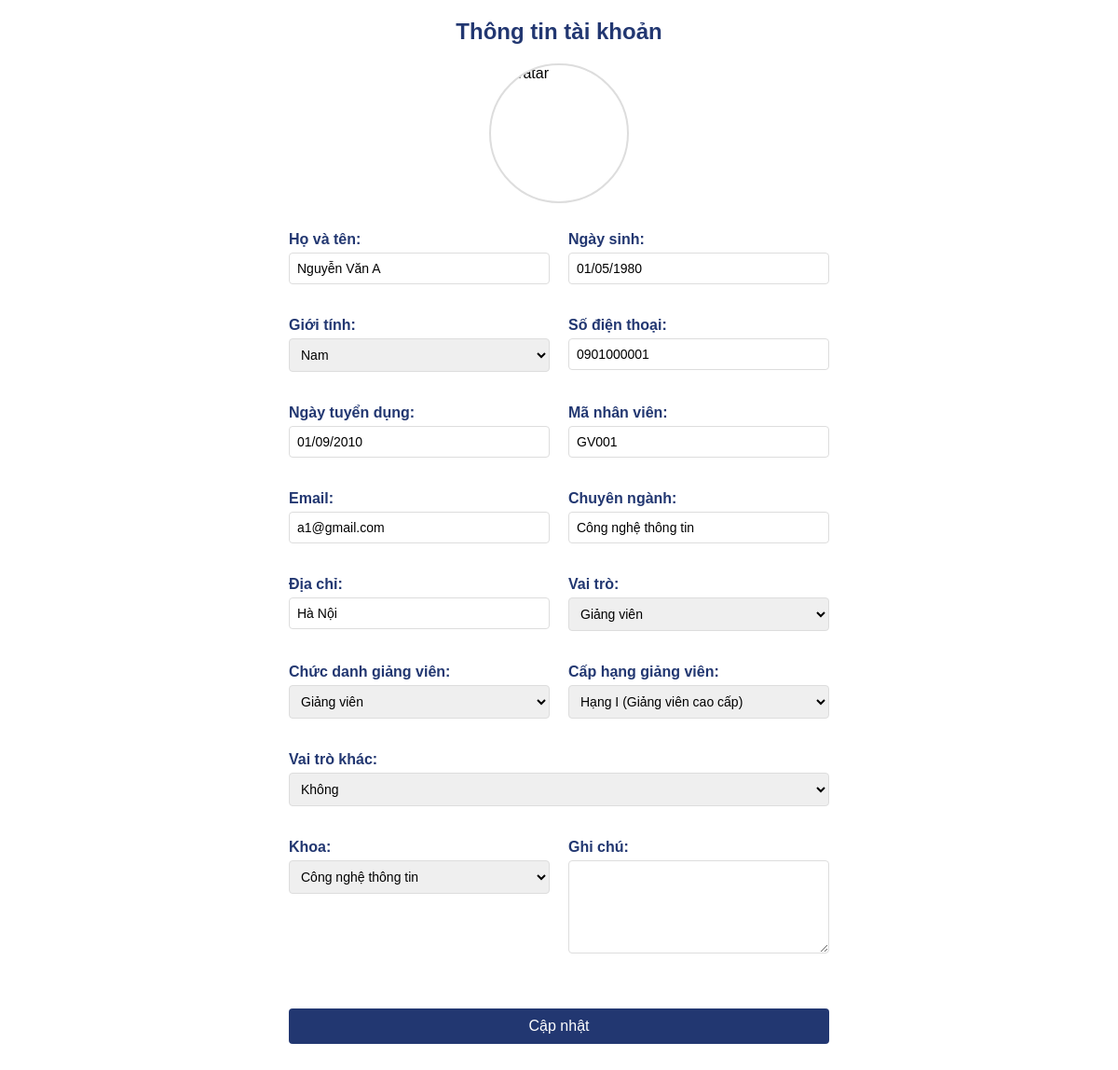
The app's page /code/UC/formRegister/accountSetting/account_setting.php (signed in) with its own data.
### tables this page shows
CREATE TABLE `employee` (
  `employeeID` int(11) NOT NULL,
  `fullName` varchar(100) NOT NULL,
  `birth` date DEFAULT NULL,
  `gender` enum('Nam','Nữ') NOT NULL,
  `phone` varchar(15) NOT NULL,
  `email` varchar(100) NOT NULL,
  `address` varchar(255) NOT NULL,
  `major` varchar(100) NOT NULL,
  `hireDate` date DEFAULT NULL,
  `role` enum('Quản trị viên','Ban giám hiệu','Giảng viên','Chuyên viên') NOT NULL,
  `userName` varchar(50) NOT NULL,
  `password` varchar(255) NOT NULL,
  `academicTitle` enum('Giảng viên','Giảng viên (tập sự)','Trợ giảng','Trợ giảng (tập sự)','') DEFAULT '',
  `leadershipPosition` varchar(255) DEFAULT '',
  `faculty` enum('Đất đai','Công nghệ thông tin','Kinh tế','Địa Chất','Môi Trường','Khí tượng văn học','') DEFAULT '',
  `image` varchar(255) DEFAULT '../../assets/images/avatar-default.png',
  `note` text DEFAULT NULL,
  `created_at` timestamp NOT NULL DEFAULT current_timestamp(),
  `teacherID` varchar(20) DEFAULT NULL,
  `rankTeacher` enum('Hạng I','Hạng II','Hạng III','') DEFAULT ''
);

### code/UC/formRegister/accountSetting/account_setting.php (the view, shortened to what this page needs)
<?php
require_once '../../../connection/connection.php';
$fullName = $_SESSION['fullName'];
try {
    $employeeID = $_SESSION['employeeID'];
    $stmt = $conn->prepare("SELECT teacherID, fullName, birth, gender, email, phone, address, hireDate, image, major, academicTitle, leadershipPosition, faculty, note, role, rankTeacher FROM employee WHERE employeeID = :employeeID");
    $stmt->bindParam(':employeeID', $employeeID, PDO::PARAM_INT);
    $stmt->execute();
    $employeeData = $stmt->fetch(PDO::FETCH_ASSOC);
} catch (Exception $e) {
    $errorMessage = "Lỗi: " . htmlspecialchars($e->getMessage());
}
?>
<!DOCTYPE html>
<html lang="vi">
<head>
    <link rel="stylesheet" href="https://cdnjs.cloudflare.com/ajax/libs/font-awesome/5.15.4/css/all.min.css">
</head>
<body>
    <div class="main-content">
        <div class="research-form">
            <h2 class="form-title">Thông tin tài khoản</h2>
            <form method="POST" action="" enctype="multipart/form-data">
                <div class="avatar-container">
                    <img id="avatar-preview" src="<?php echo isset($employeeData['image']) && !empty($employeeData['image']) && file_exists($employeeData['image']) ? htmlspecialchars($employeeData['image']) : '../../assets/images/avatar-default.png'; ?>" alt="Avatar" onclick="document.getElementById('image').click();">
                </div>
                <table>
                    <tr>
                        <td><label for="fullName">Họ và tên:</label><input type="text" id="fullName" name="fullName" value="<?php echo htmlspecialchars($fullName); ?>" required></td>
                        <td><label for="birth">Ngày sinh:</label><input type="text" id="birth" name="birth" value="<?php echo isset($employeeData['birth']) ? date('d/m/Y', strtotime($employeeData['birth'])) : ''; ?>" placeholder="dd/mm/yyyy" required></td>
                    </tr>
                    <tr>
                        <td><label for="gender">Giới tính:</label>
                            <select id="gender" name="gender" required>
                                <option value="Nam" <?php echo (isset($employeeData['gender']) && $employeeData['gender'] == 'Nam') ? 'selected' : ''; ?>>Nam</option>
                            </select>
                        </td>
                        <td><label for="phone">Số điện thoại:</label><input type="text" id="phone" name="phone" value="<?php echo isset($employeeData['phone']) ? htmlspecialchars($employeeData['phone']) : ''; ?>" required></td>
                    </tr>
                    <tr>
                        <td><label for="hireDate">Ngày tuyển dụng:</label><input type="text" id="hireDate" name="hireDate" value="<?php echo isset($employeeData['hireDate']) ? date('d/m/Y', strtotime($employeeData['hireDate'])) : ''; ?>" placeholder="dd/mm/yyyy" required></td>
                        <td><label for="teacherID">Mã nhân viên:</label><input type="text" id="teacherID" name="teacherID" value="<?php echo htmlspecialchars($employeeData['teacherID']); ?>" required></td>
                    </tr>
                    <tr>
                        <td><label for="email">Email:</label><input type="email" id="email" name="email" value="<?php echo isset($employeeData['email']) ? htmlspecialchars($employeeData['email']) : ''; ?>" required></td>
                        <td><label for="major">Chuyên ngành:</label><input type="text" id="major" name="major" value="<?php echo isset($employeeData['major']) ? htmlspecialchars($employeeData['major']) : ''; ?>" required></td>
                    </tr>
                    <tr>
                        <td><label for="address">Địa chỉ:</label><input type="text" id="address" name="address" value="<?php echo isset($employeeData['address']) ? htmlspecialchars($employeeData['address']) : ''; ?>" required></td>
                        <td><label for="role">Vai trò:</label>
                            <select id="role" name="role" required>
                                <option value="Giảng viên" <?php echo (isset($employeeData['role']) && $employeeData['role'] == 'Giảng viên') ? 'selected' : ''; ?>>Giảng viên</option>
                            </select>
                        </td>
                    </tr>
                    <tr>
                        <td><label for="academicTitle">Chức danh giảng viên:</label>
                            <select id="academicTitle" name="academicTitle">
                                <option value="Giảng viên" <?php echo (isset($employeeData['academicTitle']) && $employeeData['academicTitle'] == 'Giảng viên') ? 'selected' : ''; ?>>Giảng viên</option>
                            </select>
                        </td>
                        <td><label for="rankTeacher">Cấp hạng giảng viên:</label>
                            <select id="rankTeacher" name="rankTeacher" <?php echo ($employeeData['academicTitle'] !== 'Giảng viên') ? 'disabled' : ''; ?>>
                                <option value="Hạng I" <?php echo (isset($employeeData['rankTeacher']) && $employeeData['rankTeacher'] == 'Hạng I') ? 'selected' : ''; ?>>Hạng I (Giảng viên cao cấp)</option>
                            </select>
                        </td>
                    </tr>
                    <tr>
                        <td><label for="leadershipPosition">Vai trò khác:</label>
                            <select id="leadershipPosition" name="leadershipPosition">
                                <option value="" <?php echo (isset($employeeData['leadershipPosition']) && $employeeData['leadershipPosition'] == '') ? 'selected' : ''; ?>>Không</option>
                            </select>
                        </td>
                    </tr>
                    <tr>
                        <td><label for="faculty">Khoa:</label>
                            <select id="faculty" name="faculty">
                                <option value="Công nghệ thông tin" <?php echo (isset($employeeData['faculty']) && $employeeData['faculty'] == 'Công nghệ thông tin') ? 'selected' : ''; ?>>Công nghệ thông tin</option>
                            </select>
                        </td>
                        <td><label for="note">Ghi chú:</label><textarea id="note" name="note"><?php echo isset($employeeData['note']) ? htmlspecialchars($employeeData['note']) : ''; ?></textarea></td>
                    </tr>
                    <tr>
                        <td colspan="2"><button type="submit" name="update">Cập nhật</button></td>
                    </tr>
                </table>
            </form>
        </div>
    </div>
</body>
</html>

### code/UC/formRegister/accountSetting/account_setting.php (style rules this page uses)
* { margin: 0; padding: 0; box-sizing: border-box; }
body { font-family: Arial, sans-serif; }
.main-content { flex: 1; padding: 20px; }
.form-title { color: #223771; font-size: 24px; margin-bottom: 20px; text-align: center; }
.research-form table { width: 100%; border-collapse: collapse; max-width: 600px; margin: 0 auto; }
.research-form table tr { display: flex; justify-content: space-between; margin-bottom: 15px; }
.research-form table td { flex: 1; padding: 10px; vertical-align: top; }
.research-form label { font-weight: bold; color: #223771; display: block; margin-bottom: 5px; }
.research-form input[type="text"], .research-form input[type="email"], .research-form input[type="date"], .research-form select, .research-form textarea { width: 100%; padding: 8px; border: 1px solid #ddd; border-radius: 4px; box-sizing: border-box; font-size: 14px; }
.research-form textarea { resize: vertical; height: 100px; }
.research-form button { background-color: #223771; color: white; padding: 10px 20px; border: none; border-radius: 4px; cursor: pointer; font-size: 16px; width: 100%; margin-top: 20px; }
.avatar-container { display: flex; justify-content: center; margin-bottom: 20px; position: relative; }
.avatar-container img { width: 150px; height: 150px; border-radius: 50%; object-fit: cover; cursor: pointer; border: 2px solid #ddd; }

### records on screen
employee: birth "01/05/1980", gender "Nam", phone "0901000001", hireDate "01/09/2010", teacherID "GV001", email "a1@gmail.com", major "Công nghệ thông tin", address "Hà Nội", role "Giảng viên", academicTitle "Giảng viên", rankTeacher "Hạng I (Giảng viên cao cấp)", leadershipPosition "Không", faculty "Công nghệ thông tin"
